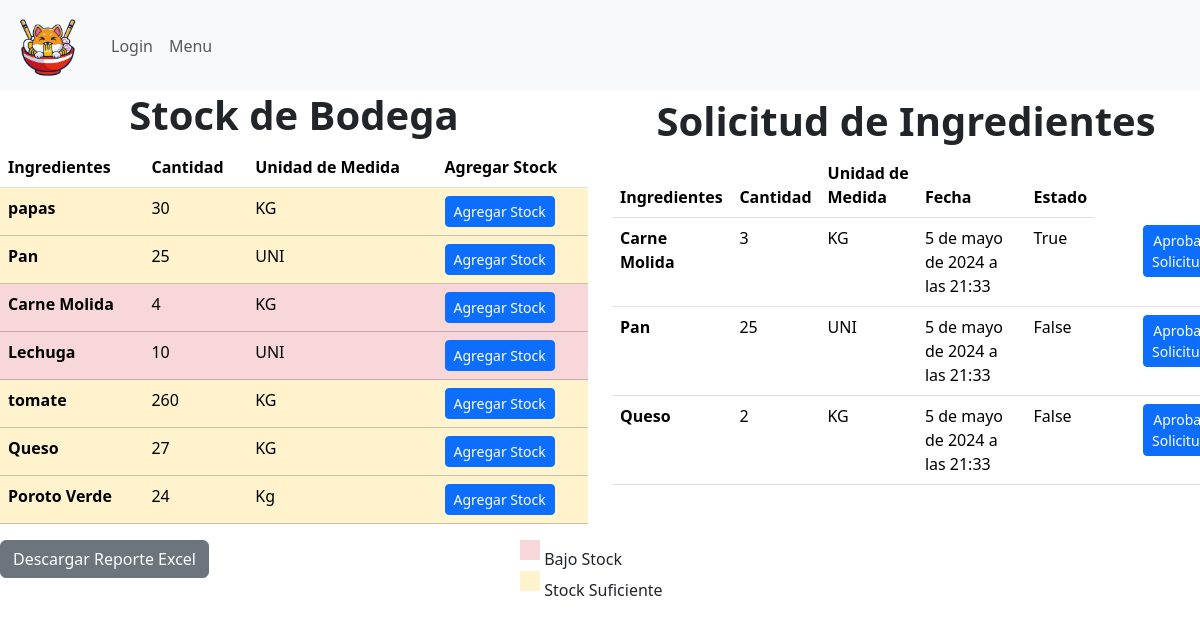
The page /listaringredientes on the database as committed earlier.
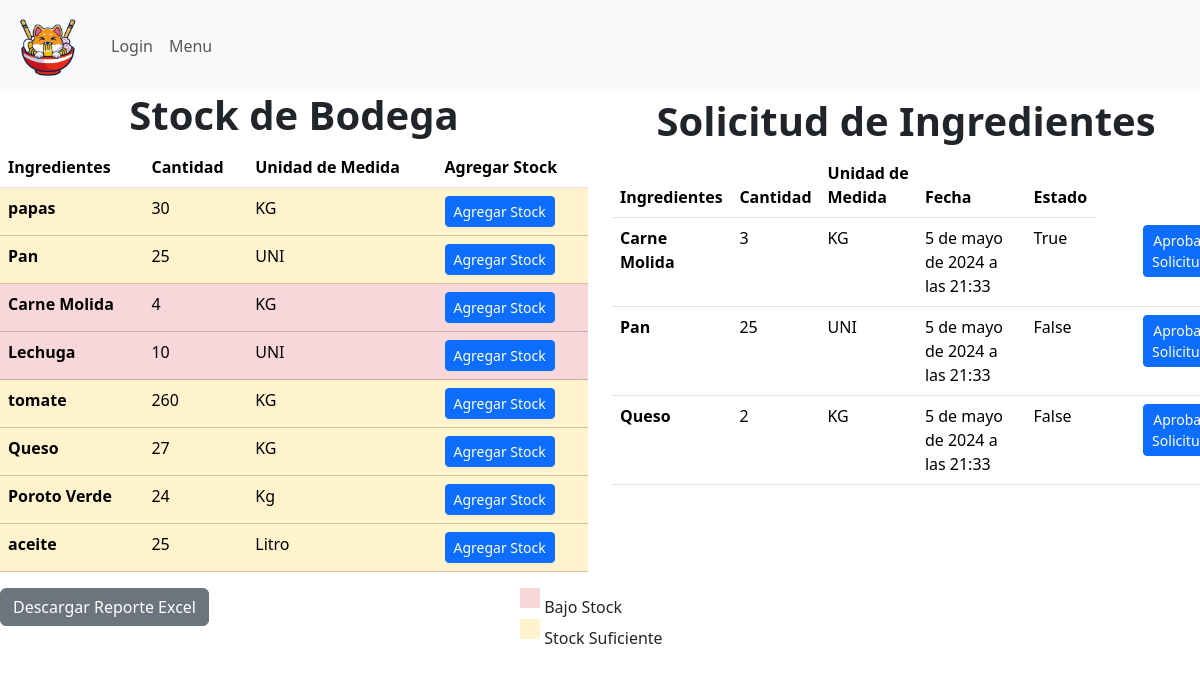
The same page on the database as committed later.
### appweb/models.py (models this page shows, shortened)
class Bodega(models.Model):
    ID_Ing_Bod = models.AutoField(primary_key=True,help_text="Id del ingrediente en la bodega")
    Cantidad = models.IntegerField(help_text="Cantidad de ingredientes en bodega")
    ID_Ingrediente = models.ForeignKey(Ingredientes, on_delete=models.CASCADE, help_text="Id del ingrediente")

class Ingredientes(models.Model):
    ID_Ingrediente = models.AutoField(primary_key=True,help_text="Id del ingrediente")
    nombre = models.CharField(max_length=50 , help_text="nombre del ingrediente")
    Costo = models.IntegerField(help_text="Valor del ingrediente")
    unidad_medida = models.CharField(max_length=4 , help_text="Unidad de medida del ingrediente")
    def __str__(self):
        return self.nombre

class Sol_Ingredientes(models.Model):
    ID_Solicitud_Ingrediente = models.AutoField(primary_key=True,help_text="Id de la solicitud")
    Ingrediente = models.ForeignKey(Ingredientes,on_delete=models.CASCADE, default="0")
    Cantidad = models.IntegerField(help_text="Cantidad solicitada")
    fecha_y_hora = models.DateTimeField(default=timezone.now)
    Realizado = models.BooleanField(default=0)

### appweb/views.py (the view)
# urls.py: path('listaringredientes', listaringredientes, name='listaringredientes' ),
def listaringredientes (request):
    peticiones = Sol_Ingredientes.objects.all()
    ingredientes = Bodega.objects.all()
    data = {
        'mis_ingredientes' : ingredientes ,
        'mis_peticiones' : peticiones
    }
    return render(request,"mantenedor/admin/listaringredientes.html", data )

### appweb/templates/mantenedor/admin/listaringredientes.html (shortened to what this page needs)
{% extends 'base.html' %}
{% block contenido %}
<div class="row">
  <div class="col-6">
    <table class="table">
      <h1 style="text-align: center;"><b>Stock de Bodega</b></h1>
        <thead>
          <tr>
            <th scope="col">Ingredientes</th>
            <th scope="col">Cantidad</th>
            <th scope="col">Unidad de Medida</th>
            <th scope="col">Agregar Stock</th>
          </tr>
        </thead>
        <tbody>
            {% for i in mis_ingredientes %}
          <tr {% if i.Cantidad < 20 %}
              class="table-danger intense-red"
              {% elif i.Cantidad > 20 %}
                  class="table-warning"
            {% endif %}>
            <th scope="row"> {{ i.ID_Ingrediente }} </th>
            <td> {{ i.Cantidad }} </td>
            <td>{{ i.ID_Ingrediente.unidad_medida }}</td>
            <td>
              <button type="button" class="btn btn-primary btn-sm"  data-bs-toggle="modal" data-bs-target="#modalAgregarStock{{ i.ID_Ingrediente.ID_Ingrediente }}">Agregar Stock</button>
            </td>
          </tr>
          {% endfor %}
        </tbody>
      </table>
  </div>
  <div class="col-6">
    <table class="table">
      <h1 style="text-align: center; margin-top: 1%;"><b>Solicitud de Ingredientes</b></h1>
      <thead>
        <tr>
          <th scope="col">Ingredientes</th>
          <th scope="col">Cantidad</th>
          <th scope="col">Unidad de Medida</th>
          <th scope="col">Fecha</th>
          <th scope="col">Estado</th>
        </tr>
      </thead>
      <tbody>
          {% for e in mis_peticiones %}
        <tr>
          <th scope="row"> {{ e.Ingrediente }} </th>
          <td> {{ e.Cantidad }} </td>
          <td>{{e.Ingrediente.unidad_medida}}</td>
          <td> {{ e.fecha_y_hora }} </td>
          <td> {{ e.Realizado }} </td>
          <td><a href="{% url 'descuenta_ingrediente' e.ID_Solicitud_Ingrediente %}" class="btn btn-primary btn-sm" style="margin-left: 45%;">Aprobar Solicitud </button> </td>
        </tr>
        {% endfor %}
      </tbody>
    </table>
  </div>
</div>
<div class="row">
  <div class="col-5"><a href="{% url 'DescargarReporteExcel' %}" class="btn btn-secondary btn-bg" style="margin-left: 0%;">Descargar Reporte Excel</a>
  </div>
  <div class="col-4">
    <div style="display: inline-block; margin-left: 10px; margin-bottom: 5px; width: 20px; height: 20px; background-color: #f8d7da;"></div>
  <span>Bajo Stock</span>
  <br>
  <div style="display: inline-block; margin-left: 10px; margin-bottom: 5px; width: 20px; height: 20px; background-color: #fff3cd;"></div>
  <span>Stock Suficiente</span>
</div>
</div>
{% endblock %}

Rows that differ between the two databases and show on the page:
added Bodega: ID_Ingrediente "aceite", Cantidad "25", ID_Ingrediente.unidad_medida "Litro"
